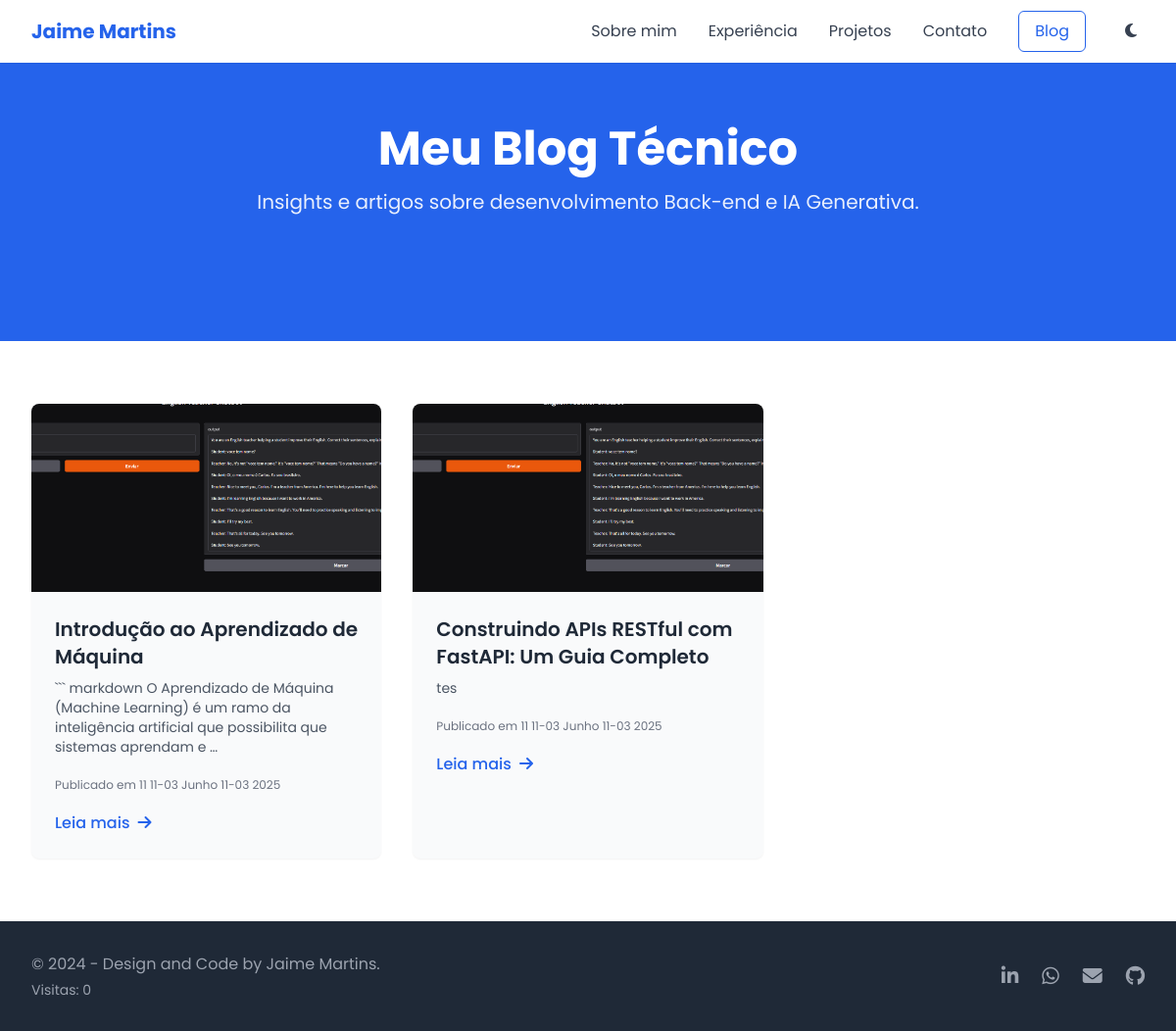
/blog/, run on an earlier commit of the app's database.
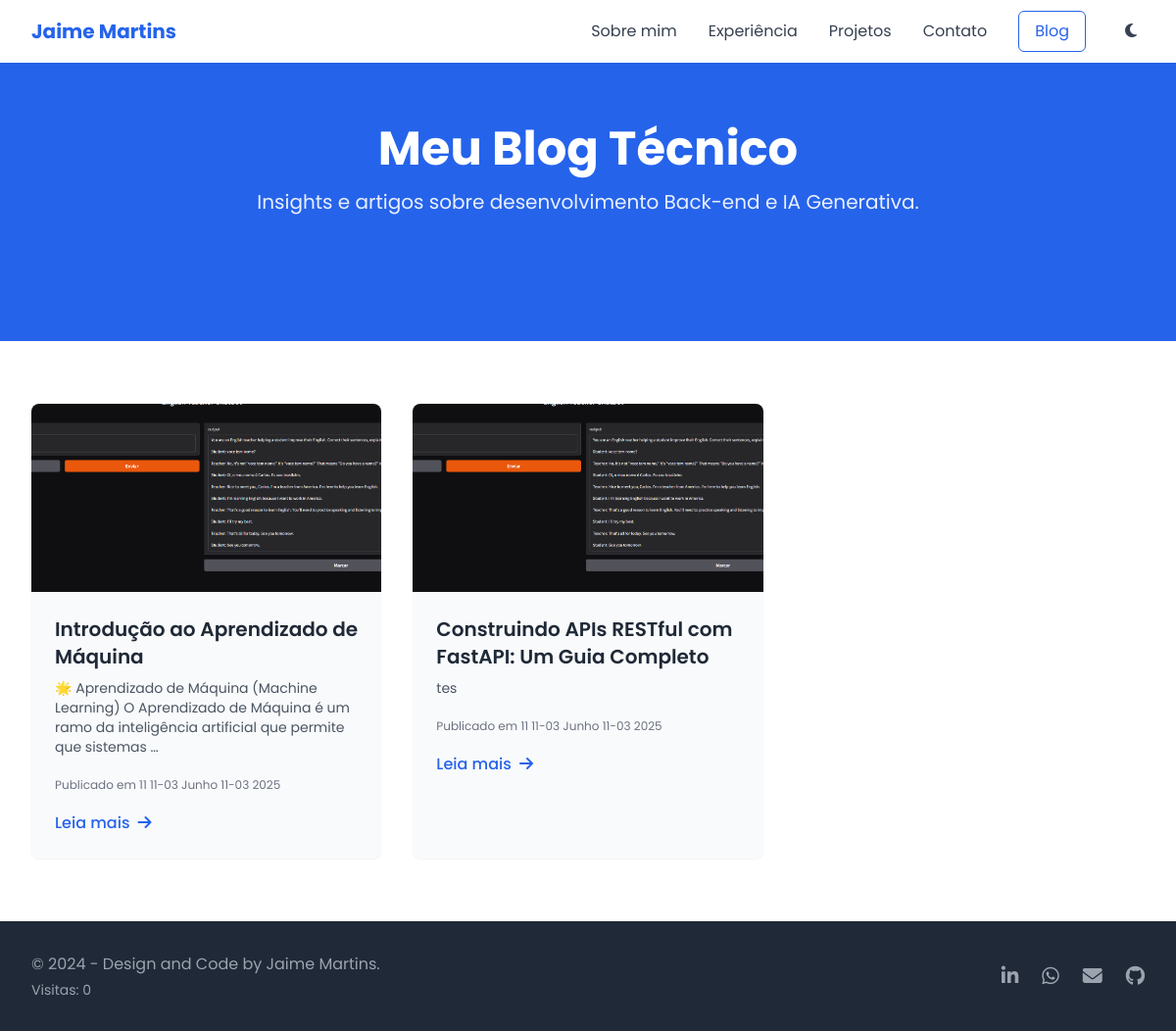
And on a later commit of the database.
### blog/models.py (models this page shows, shortened)
class Post(models.Model):
    title = models.CharField(max_length=200, verbose_name="Título")
    subtitle = models.CharField(max_length=200, verbose_name="Subtítulo")
    slug = models.SlugField(max_length=200, unique=True,
                            help_text="Uma versão curta e legível do título para URLs.")
    content = models.TextField(verbose_name="Conteúdo (HTML ou Markdown)")
    content_markdown = models.TextField(verbose_name="Conteúdo em Markdown")
    content_html = models.TextField(editable=False)
    author = models.ForeignKey(User, on_delete=models.CASCADE,
                               related_name='blog_posts', verbose_name="Autor")
    published_date = models.DateTimeField(default=timezone.now,
                                          verbose_name="Data de Publicação")
    cover_image = models.ImageField(upload_to='blog_covers/',
                                    blank=True, null=True,
                                    verbose_name="Imagem de Capa")
    class Meta:
        ordering = ['-published_date']
        verbose_name = "Post"
        verbose_name_plural = "Posts"

### blog/views.py (the view)
# urls.py: path('', views.blog_list, name='list'),  # Rota com o nome 'list'
def blog_list(request):
    posts = Post.objects.order_by('-published_date')
    context = {
        'posts': posts
    }
    return render(request, 'blog/blog_list.html', context)

### blog/templates/blog/blog_list.html (shortened to what the changed rows need)
<!DOCTYPE html>
<html lang="pt-BR">
<head>
    <script src="https://cdn.tailwindcss.com"></script>
    <link rel="stylesheet" href="https://cdnjs.cloudflare.com/ajax/libs/font-awesome/6.4.0/css/all.min.css">
</head>
<body class="bg-gray-50 text-gray-800">
<section class="bg-blue-600 text-white py-20 md:py-32 text-center">
    <div class="max-w-4xl mx-auto px-4 sm:px-6 lg:px-8">
        <h1 class="text-4xl md:text-5xl font-bold mb-4">Meu Blog Técnico</h1>
    </div>
</section>
<section class="py-16 bg-white">
    <div class="max-w-7xl mx-auto px-4 sm:px-6 lg:px-8">
        <div class="grid grid-cols-1 md:grid-cols-2 lg:grid-cols-3 gap-8">
            {% if posts %}
                {% for post in posts %}
                    <article
                            class="bg-gray-50 rounded-lg shadow-sm hover:shadow-md transition duration-300 overflow-hidden">
                        <img src="{{ post.cover_image.url }}" alt="Capa do {{ post.title }}"
                             class="w-full h-48 object-cover">
                        <div class="p-6">
                            <h2 class="text-xl font-semibold text-gray-800 mb-2">{{ post.title }}</h2>
                            <p class="text-gray-600 text-sm mb-4">
                                {{ post.content_html|striptags|truncatewords:20 }}
                            </p>
                            <span class="text-gray-500 text-xs">Publicado em {{ post.published_date|date:"d de F de Y" }}</span>
                            <a href="{% url 'blog:detail' post.slug %}"
                               class="block mt-4 text-blue-600 hover:text-blue-800 font-medium">
                                Leia mais <i class="fas fa-arrow-right ml-1"></i>
                            </a>
                        </div>
                    </article>
                {% endfor %}
            {% else %}
                <p class="text-gray-600">Nenhum post encontrado no momento.</p>
            {% endif %}
        </div>
    </div>
</section>
</body>
</html>

What changed in the data, as far as the page shows it:
changed Post "Introdução ao Aprendizado de Máquina": content_html "``` markdown O Aprendizado de Máquina (Machine Learning) é um ramo da inteligência artificial que possibilita que sistemas aprendam e …" → "🌟 Aprendizado de Máquina (Machine Learning) O Aprendizado de Máquina é um ramo da inteligência artificial que permite que sistemas …"
